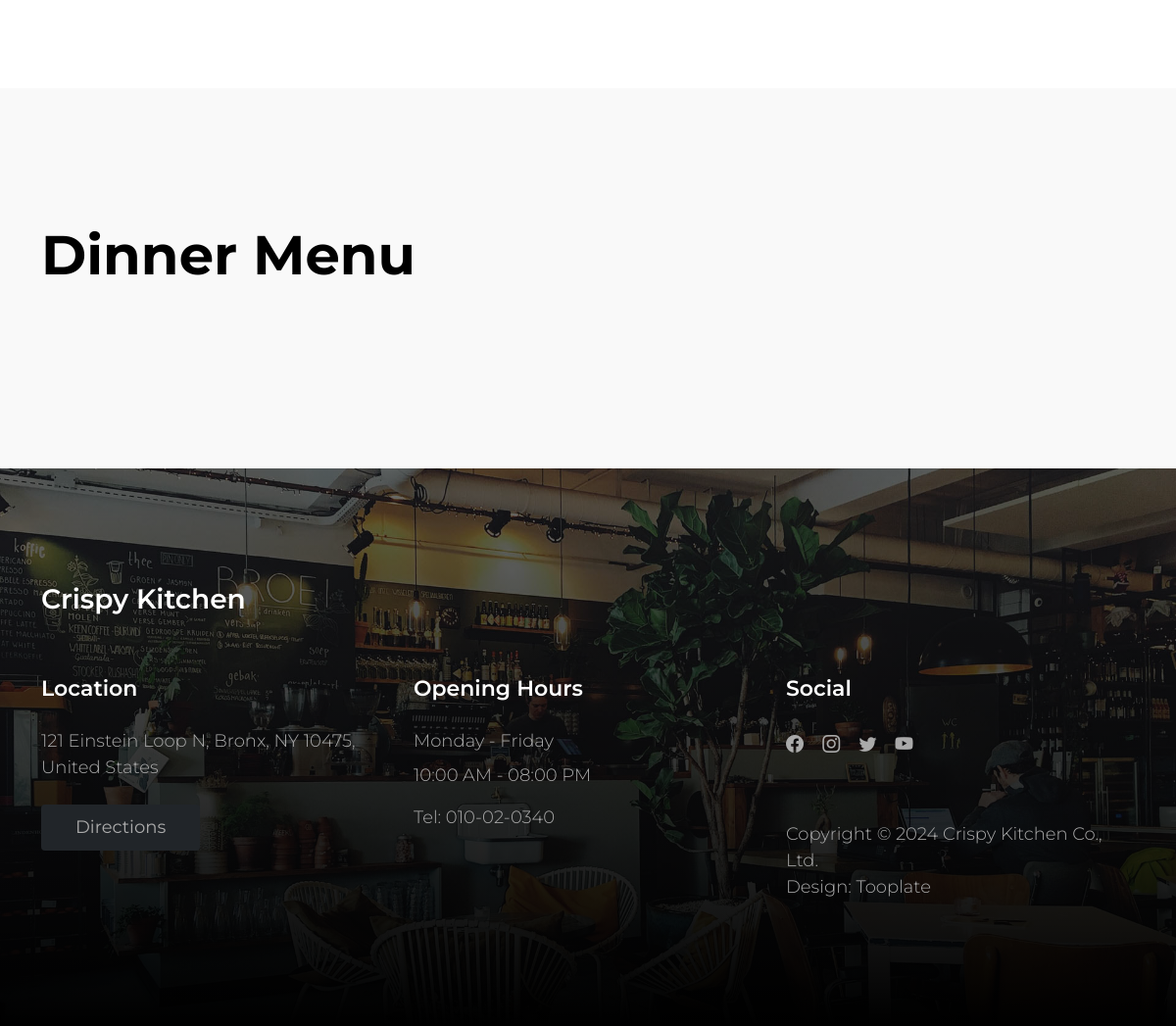
Before: /menu (lower part) with the older database file.
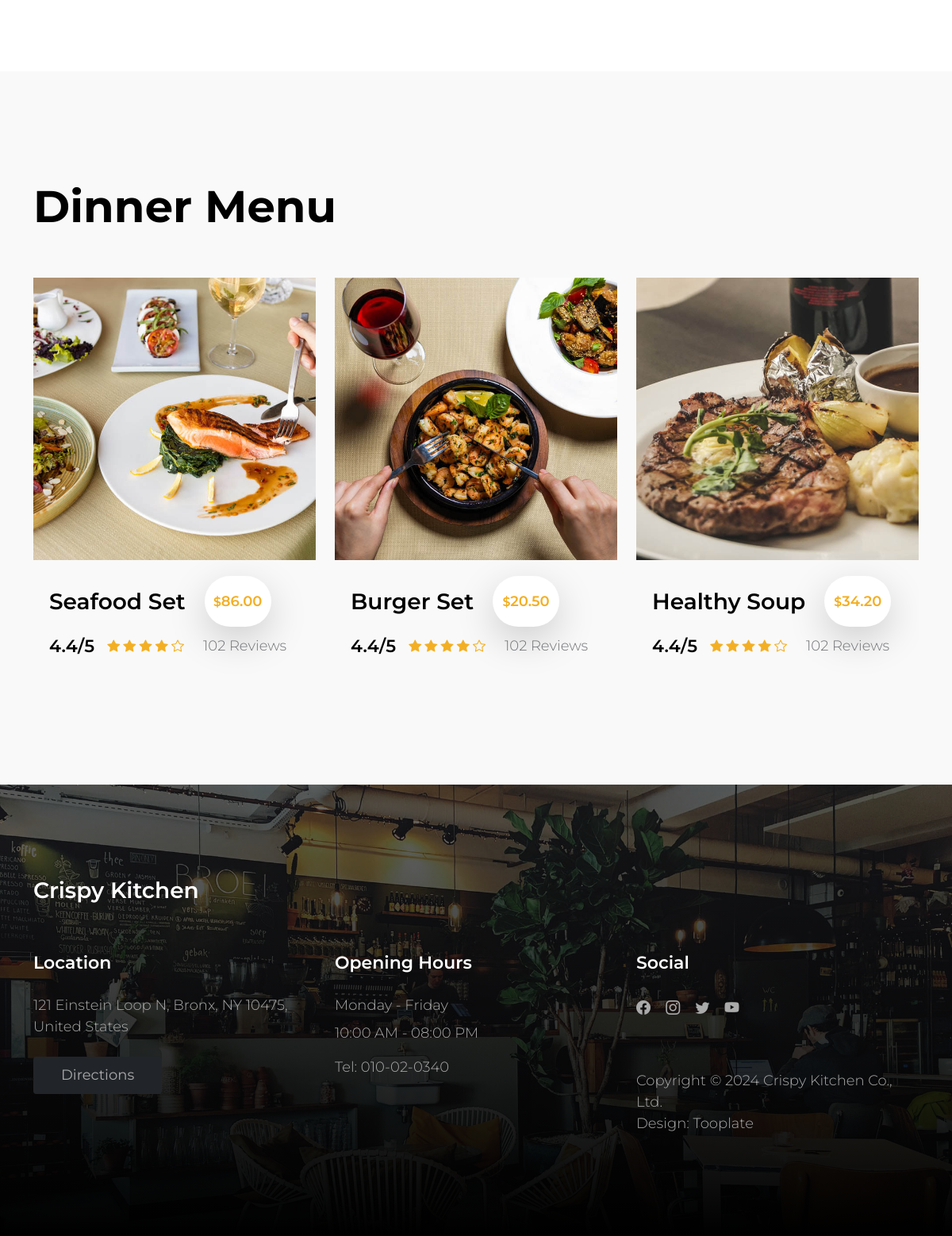
After: the same page with the newer database file.
### menu/models.py (models this page shows, shortened)
class Meal(models.Model):
    name = models.CharField(max_length=100)
    image = models.ImageField(upload_to='uploads/meals/', blank = True)
    category = models.ForeignKey(Category,on_delete=models.CASCADE, related_name='meals')
    price = models.DecimalField(max_digits=5, decimal_places=2)

### menu/views.py (the view)
# urls.py: path('menu',include('menu.urls')), #urls for menu app
def menu(request):
    breakfast = Category.objects.get(name = 'breakfast')
    lunch = Category.objects.get(name = 'lunch')
    dinner = Category.objects.get(name = 'dinner')
    meals = Meal.objects.filter(category = breakfast)
    lunch_meals = Meal.objects.filter(category = lunch)
    dinner_meals = Meal.objects.filter(category = dinner)
    return render(request,'menu/menu.html',{'meals': meals, 'lunch_meals' : lunch_meals, 'dinner_meals' : dinner_meals})

### menu/templates/menu/menu.html (shortened to what this page needs)
<!doctype html>
{% load static %}
<html lang="en">
    <head>
        <link href="{% static 'css/bootstrap.min.css' %}" rel="stylesheet">
        <link href="{% static 'css/bootstrap-icons.css' %}" rel="stylesheet">
        <link href="{% static 'css/tooplate-crispy-kitchen.css' %}" rel="stylesheet">
    </head>
    <body>
        <main>
            <section class="menu section-padding bg-white">
            </section>
            <section class="menu section-padding">
                <div class="container">
                    <div class="row">
                        <div class="col-12">
                            <h2 class="mb-lg-5 mb-4">Dinner Menu</h2>
                        </div>
                        {% for dinner_meal in dinner_meals %}
                        <div class="col-lg-4 col-md-6 col-12">
                            <div class="menu-thumb">
                                <img src="{{dinner_meal.image.url}}" class="img-fluid menu-image" alt="">
                                <div class="menu-info d-flex flex-wrap align-items-center">
                                    <h4 class="mb-0">{{dinner_meal.name}}</h4>
                                    <span class="price-tag bg-white shadow-lg ms-4"><small>$</small>{{dinner_meal.price}}</span>
                                    <div class="d-flex flex-wrap align-items-center w-100 mt-2">
                                        <h6 class="reviews-text mb-0 me-3">4.4/5</h6>
                                        <div class="reviews-stars">
                                            <i class="bi-star-fill reviews-icon"></i>
                                            <i class="bi-star-fill reviews-icon"></i>
                                            <i class="bi-star-fill reviews-icon"></i>
                                            <i class="bi-star-fill reviews-icon"></i>
                                            <i class="bi-star reviews-icon"></i>
                                        </div>
                                        <p class="reviews-text mb-0 ms-4">102 Reviews</p>
                                    </div>
                                </div>
                            </div>
                        </div>
                        {% endfor %}
                    </div>
                </div>
            </section>
        </main>
        <footer class="site-footer section-padding">
            <div class="container">
                <div class="row">
                    <div class="col-12">
                        <h4 class="text-white mb-4 me-5">Crispy Kitchen</h4>
                    </div>
                    <div class="col-lg-4 col-md-7 col-xs-12 tooplate-mt30">
                        <h6 class="text-white mb-lg-4 mb-3">Location</h6>
                        <p>121 Einstein Loop N, Bronx, NY 10475, United States</p>
                        <a href="https://goo.gl/maps/wZVGLA7q64uC1s886" class="custom-btn btn btn-dark mt-2">Directions</a>
                    </div>
                    <div class="col-lg-4 col-md-5 col-xs-12 tooplate-mt30">
                        <h6 class="text-white mb-lg-4 mb-3">Opening Hours</h6>
                        <p class="mb-2">Monday - Friday</p>
                        <p>10:00 AM - 08:00 PM</p>
                        <p>Tel: <a href="tel: 010-02-0340" class="tel-link">010-02-0340</a></p>
                    </div>
                    <div class="col-lg-4 col-md-6 col-xs-12 tooplate-mt30">
                        <h6 class="text-white mb-lg-4 mb-3">Social</h6>
                        <ul class="social-icon">
                            <li><a href="#" class="social-icon-link bi-facebook"></a></li>
                            <li><a href="#" class="social-icon-link bi-instagram"></a></li>
                            <li><a href="#" class="social-icon-link bi-twitter"></a></li>
                            <li><a href="#" class="social-icon-link bi-youtube"></a></li>
                        </ul>
                        <p class="copyright-text tooplate-mt60">Copyright © 2024 Crispy Kitchen Co., Ltd.
                        <br>Design: <a rel="nofollow" href="https://www.tooplate.com/" target="_blank">Tooplate</a></p>
                    </div>
                </div>
             </div>
        </footer>
    </body>
</html>

### static/css/tooplate-crispy-kitchen.css (style rules this page uses)
:root { --white-color: #FFFFFF; --primary-color: #f44749; --secondary-color: #f3af24; --section-bg-color: #F9F9F9; --dark-color: #000000; --title-color: #565758; --news-title-color: #292828; --p-color: #717275; --border-color: #eaeaea; --border-radius-default: .25rem; --body-font-family: 'Montserrat', sans-serif; --h1-font-size: 76px; --h2-font-size: 56px; --h3-font-size: 42px; --h4-font-size: 28px; --h5-font-size: 26px; --h6-font-size: 22px; --p-font-size: 18px; --menu-font-size: 18px; --category-font-size: 14px; --font-weight-light: 300; --font-weight-normal: 400; --font-weight-semibold: 600; --font-weight-bold: 700; }
body { background: var(--white-color); font-family: var(--body-font-family); position: relative; }
h2, h3, h4, h5, h6 { color: var(--dark-color); line-height: inherit; }
h1, h2, h3, h4, h5, h6 { font-weight: var(--font-weight-semibold); }
h1, h2 { font-weight: var(--font-weight-bold); }
h2 { font-size: var(--h2-font-size); }
h4 { font-size: var(--h4-font-size); }
h6 { font-size: var(--h6-font-size); }
p, .list .list-item { color: var(--p-color); font-size: var(--p-font-size); font-weight: var(--font-weight-light); }
a, button { touch-action: manipulation; transition: all 0.3s; }
a { color: var(--secondary-color); text-decoration: none; }
.section-padding { padding-top: 8rem; padding-bottom: 8rem; }
.custom-btn { border: 0; color: var(--white-color); font-size: var(--menu-font-size); padding: 10px 35px; }
.price-tag { background: var(--white-color); border-radius: 100px; color: var(--secondary-color); font-size: var(--menu-font-size); font-weight: var(--font-weight-semibold); display: inline-block; width: 84px; height: 64px; line-height: 64px; text-align: center; }
.reviews-icon { color: var(--secondary-color); }
.menu, .about, .news, .related-news, .newsletter, .comments { background: var(--section-bg-color); }
.menu-thumb { position: relative; overflow: hidden; }
.menu-info { padding: 20px 20px 30px 20px; }
.menu-image { display: block; }
.site-footer { background-image: url('../images/daan-evers-tKN1WXrzQ3s-unsplash.jpg'); background-repeat: no-repeat; background-position: center; background-size: cover; padding-top: 7rem; padding-bottom: 7rem; position: relative; }
.site-footer::before { content: ""; background: linear-gradient(to top, var(--dark-color), transparent 200%); position: absolute; top: 0; right: 0; bottom: 0; left: 0; }
.site-footer .container { position: relative; }
.tooplate-mt30 { margin-top: 30px; }
.tooplate-mt60 { margin-top: 60px; }
.copyright-text { font-size: var(--menu-font-size); }
.tel-link { color: var(--p-color); }
.site-footer a { color: #AAA;; }
.site-footer p { color: #AAA; }
.social-icon { margin: 0; padding: 0; }
.social-icon li { list-style: none; display: inline-block; vertical-align: top; transition: all 0.3s; }
.social-icon-link { color: var(--p-color); font-size: var(--p-font-size); display: inline-block; vertical-align: top; margin-top: 4px; margin-bottom: 4px; margin-right: 15px; }

Changed rows visible on the page:
added Meal: image (picture), name "Seafood Set", price "86.00"
added Meal: image (picture), name "Burger Set", price "20.50"
added Meal: image (picture), name "Healthy Soup", price "34.20"
